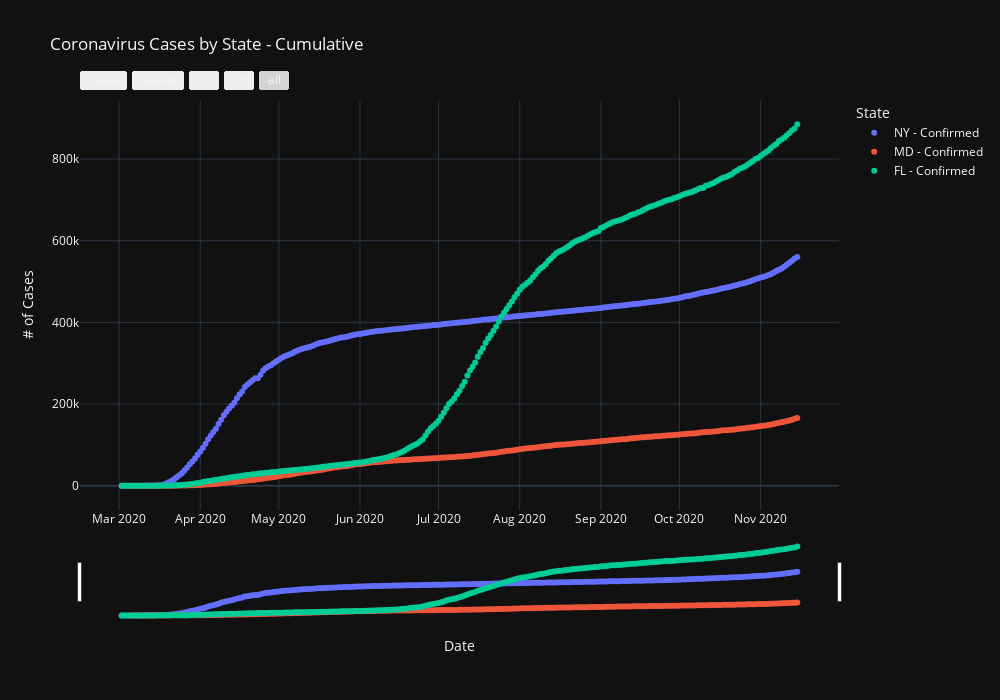

Notebook cell for this chart:
### Code cell
fn.plot_states(df_us,['NY','MD','FL'])

### Figure 1 — Plotly figure (JSON) as saved in the notebook; plotly's stock layout.template omitted (floating-point values rounded to 4 significant figures; data arrays with more than 128 entries replaced by an {"elided": "..."} marker saying what was removed)
{"data": [{"hovertemplate": "State=NY - Confirmed<br>Date=%{x}<br># of Cases=%{y}<extra></extra>", "legendgroup": "NY - Confirmed", "marker": {"color": "#636efa", "symbol": "circle"}, "mode": "markers", "name": "NY - Confirmed", "orientation": "v", "showlegend": true, "type": "scatter", "x": {"elided": "259 str values"}, "xaxis": "x", "y": {"elided": "259 int values"}, "yaxis": "y"}, {"hovertemplate": "State=MD - Confirmed<br>Date=%{x}<br># of Cases=%{y}<extra></extra>", "legendgroup": "MD - Confirmed", "marker": {"color": "#EF553B", "symbol": "circle"}, "mode": "markers", "name": "MD - Confirmed", "orientation": "v", "showlegend": true, "type": "scatter", "x": {"elided": "259 str values"}, "xaxis": "x", "y": {"elided": "259 int values"}, "yaxis": "y"}, {"hovertemplate": "State=FL - Confirmed<br>Date=%{x}<br># of Cases=%{y}<extra></extra>", "legendgroup": "FL - Confirmed", "marker": {"color": "#00cc96", "symbol": "circle"}, "mode": "markers", "name": "FL - Confirmed", "orientation": "v", "showlegend": true, "type": "scatter", "x": {"elided": "259 str values"}, "xaxis": "x", "y": {"elided": "259 int values"}, "yaxis": "y"}], "layout": {"height": 700, "legend": {"title": {"text": "State"}, "tracegroupgap": 0}, "title": {"text": "Coronavirus Cases by State - Cumulative"}, "width": 1000, "xaxis": {"anchor": "y", "domain": [0, 1], "rangeselector": {"buttons": [{"count": 7, "label": "1week", "step": "day", "stepmode": "backward"}, {"count": 14, "label": "2weeks", "step": "day", "stepmode": "backward"}, {"count": 1, "label": "1m", "step": "month", "stepmode": "backward"}, {"count": 6, "label": "6m", "step": "month", "stepmode": "backward"}, {"step": "all"}]}, "rangeslider": {"visible": true}, "title": {"text": "Date"}, "type": "date"}, "yaxis": {"anchor": "x", "domain": [0, 1], "title": {"text": "# of Cases"}}}}
